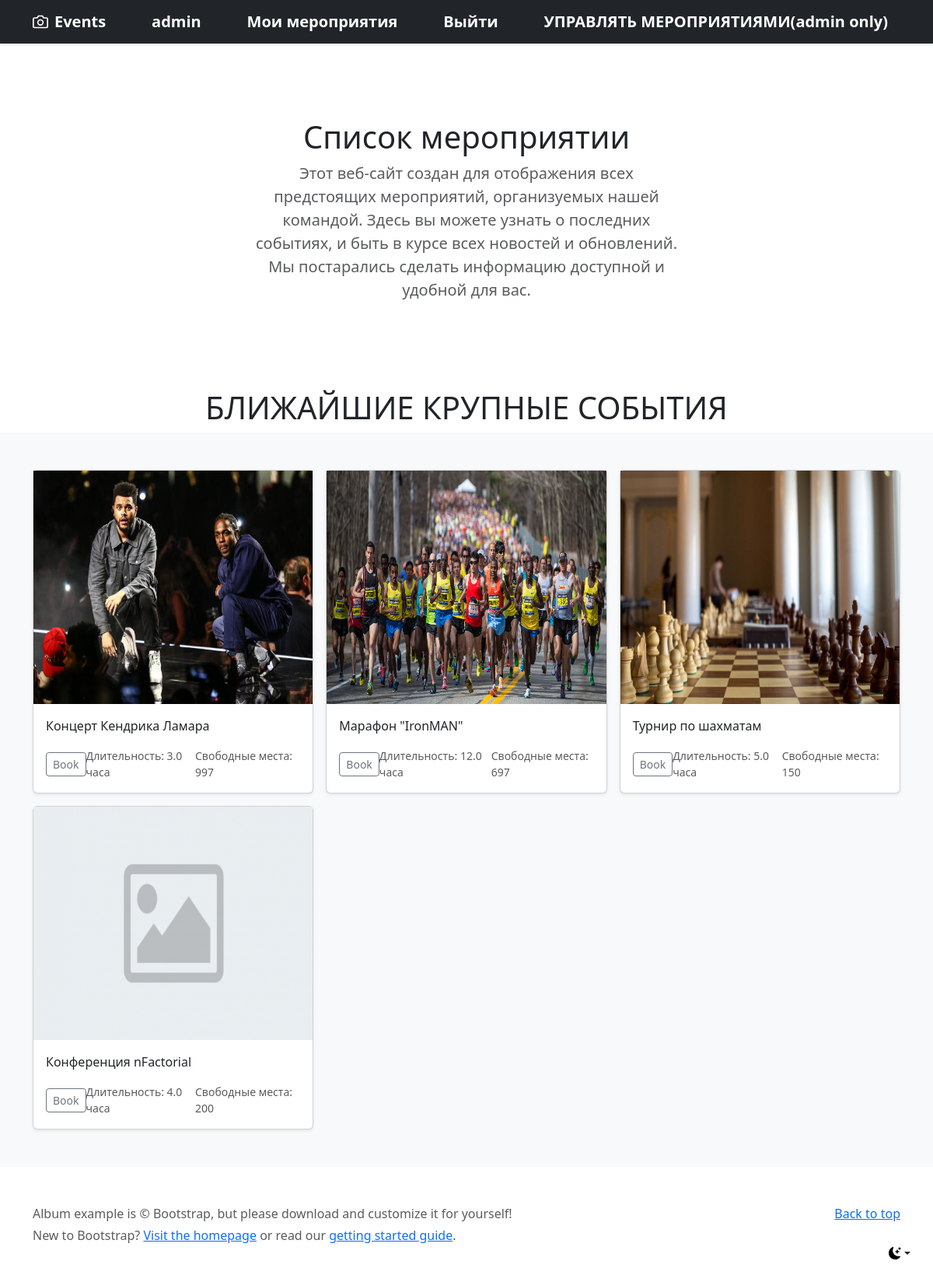
The app's page / (signed in) with its own data.
### main/models.py (models this page shows, shortened)
class Event(models.Model):
    title = models.CharField(verbose_name="Название мероприятия", max_length=255)
    organizer = models.CharField(verbose_name="Организаторы", max_length=255, default="Организация")
    description = models.TextField(verbose_name="Описание мероприятия")
    event_time = models.TimeField(default=datetime.time(12, 0))
    event_date = models.DateField(default=datetime.date.today)
    duration = models.FloatField(verbose_name="Продолжительность(в часах)")
    city = models.CharField(verbose_name="Город", max_length=255)
    location = models.CharField(verbose_name="Место проведения", max_length=255)
    seats_amount = models.IntegerField(verbose_name="Количество мест")
    event_type = models.ForeignKey(CategoryEvent, on_delete=models.PROTECT)
    available_seats = models.IntegerField(verbose_name="Доступное количество мест")
    photo = models.ImageField(upload_to='uploads/', default='uploads/default.png')

### main/views.py (the view)
# urls.py: path('', views.main_events, name='main'),
def main_events(request):
    events = Event.objects.all()
    return render(request, 'main/main.html', {'events': events})

### main/templates/main/main.html (shortened to what this page needs)
<!DOCTYPE html>
{% load static %}
<html lang="en">
<head>
    <link rel="stylesheet" href="https://cdn.jsdelivr.net/npm/bootstrap@5.3.2/dist/css/bootstrap.min.css">
</head>
<body>
    <div class="dropdown position-fixed bottom-0 end-0 mb-3 me-3 bd-mode-toggle">
      <button class="btn btn-bd-primary py-2 dropdown-toggle d-flex align-items-center" id="bd-theme" type="button" aria-expanded="false" data-bs-toggle="dropdown" aria-label="Toggle theme (dark)">
        <svg class="bi my-1 theme-icon-active" width="1em" height="1em"><use href="#moon-stars-fill"></use></svg>
      </button>
    </div>
<header data-bs-theme="dark">
  <div class="navbar navbar-dark bg-dark shadow-sm">
    <div class="container">
      <a href="{% url 'main:main' %}" class="navbar-brand d-flex align-items-center">
        <strong>Events</strong>
      </a>
      {% if user.is_authenticated %}
      <a href="#" class="navbar-brand d-flex align-items-center">
        <strong>{{user.username}}</strong>
      </a>
       <a href="{% url 'booking:my_events' %}" class="navbar-brand d-flex align-items-center">
        <strong>Мои мероприятия</strong>
      </a>
      <a href="{% url 'user_auth:user_logout'%}" class="navbar-brand d-flex align-items-center">
        <strong>Выйти</strong>
      </a>
          {% if user.username == 'admin'%}
        <a href="{% url 'main:create_event' %}" class="navbar-brand d-flex align-items-center">
        <strong>УПРАВЛЯТЬ МЕРОПРИЯТИЯМИ(admin only)</strong>
      </a>
        {% endif %}
      {% endif %}
    </div>
  </div>
</header>
    {% block content %}
<main>
  <section class="py-5 text-center container">
    <div class="row py-lg-5">
      <div class="col-lg-6 col-md-8 mx-auto">
        <h1 class="fw-light">Список мероприятии</h1>
        <p class="lead text-body-secondary">Этот веб-сайт создан для отображения всех предстоящих мероприятий, организуемых нашей командой. Здесь вы можете узнать о последних событиях, и быть в курсе всех новостей и обновлений. Мы постарались сделать информацию доступной и удобной для вас.</p>
      </div>
    </div>
  </section>
<h1 class="fw-light" align="center"><strong>БЛИЖАЙШИЕ КРУПНЫЕ СОБЫТИЯ</strong></h1>
  <div class="album py-5 bg-body-tertiary">
    <div class="container">
      <div class="row row-cols-1 row-cols-sm-2 row-cols-md-3 g-3">
          {% for event in events %}
        <div class="col"><a href="{% url 'main:event_description' event.id %}" style="text-decoration: none;">
          <div class="card shadow-sm">
              <img src="{{event.photo.url}}" width="100%" height="300px">
            <div class="card-body">
              <p class="card-text">{{event.title}}</p>
              <div class="d-flex justify-content-between align-items-center">
                <div class="btn-group">
                  <button type="button" class="btn btn-sm btn-outline-secondary">Book</button>
                </div>
                <small class="text-body-secondary">Длительность: {{event.duration}} часа</small>
                <small class="text-body-secondary">Свободные места: {{event.available_seats}}</small>
              </div>
            </div>
          </div>
          </a>
        </div>
          {% endfor %}
      </div>
    </div>
  </div>
</main>
{% endblock %}
<footer class="text-body-secondary py-5">
  <div class="container">
    <p class="float-end mb-1">
      <a href="#">Back to top</a>
    </p>
    <p class="mb-1">Album example is © Bootstrap, but please download and customize it for yourself!</p>
    <p class="mb-0">New to Bootstrap? <a href="/">Visit the homepage</a> or read our <a href="/docs/5.3/getting-started/introduction/">getting started guide</a>.</p>
  </div>
</footer>
</body>
</html>

### records on screen
Event: photo (picture), title "Концерт Кендрика Ламара", duration "3.0", available_seats "997"
Event: photo (picture), title "Марафон \"IronMAN\"", duration "12.0", available_seats "697"
Event: photo (picture), title "Турнир по шахматам", duration "5.0", available_seats "150"
Event: photo (placeholder picture), title "Конференция nFactorial", duration "4.0", available_seats "200"

### other values on screen
{{ user.username }} "admin"
